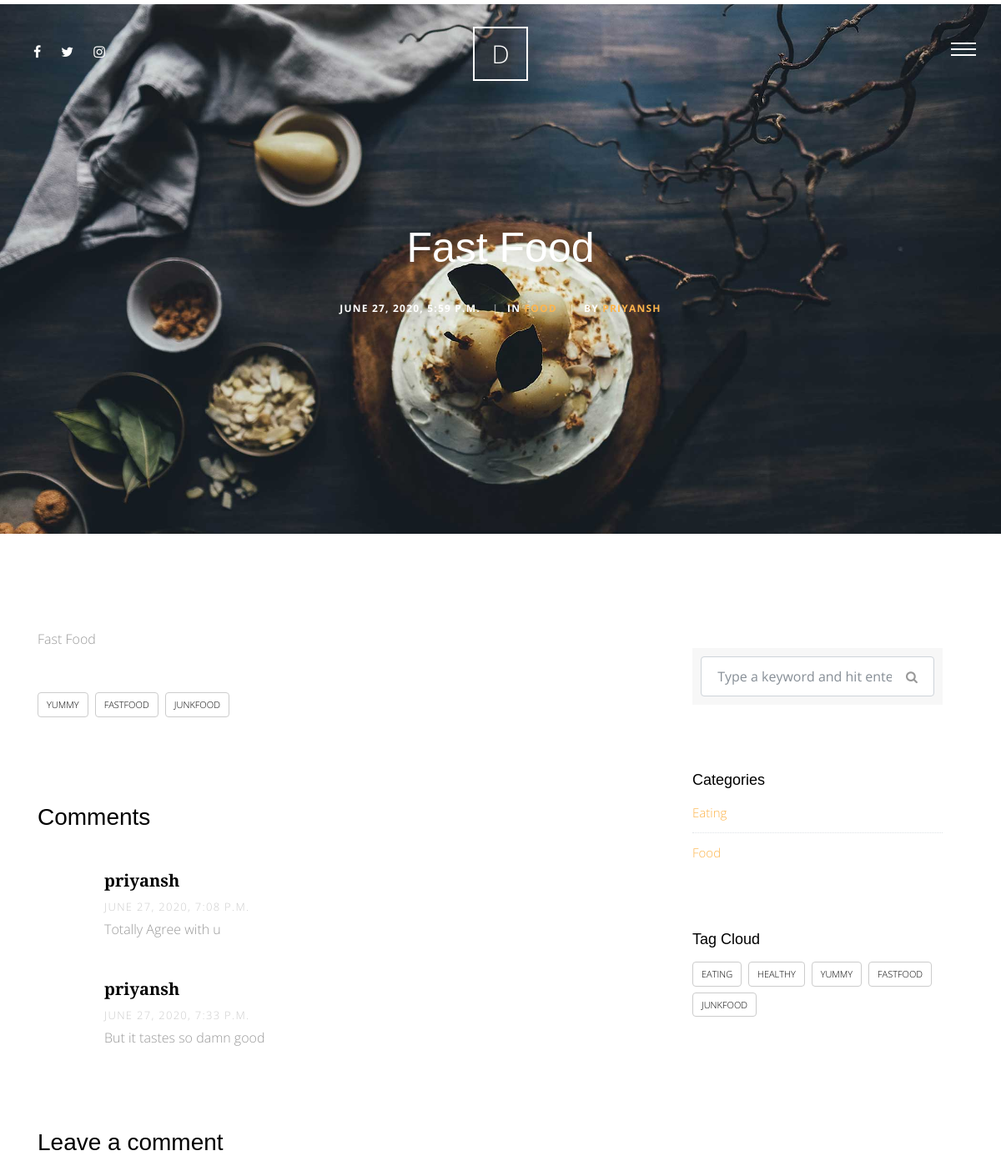
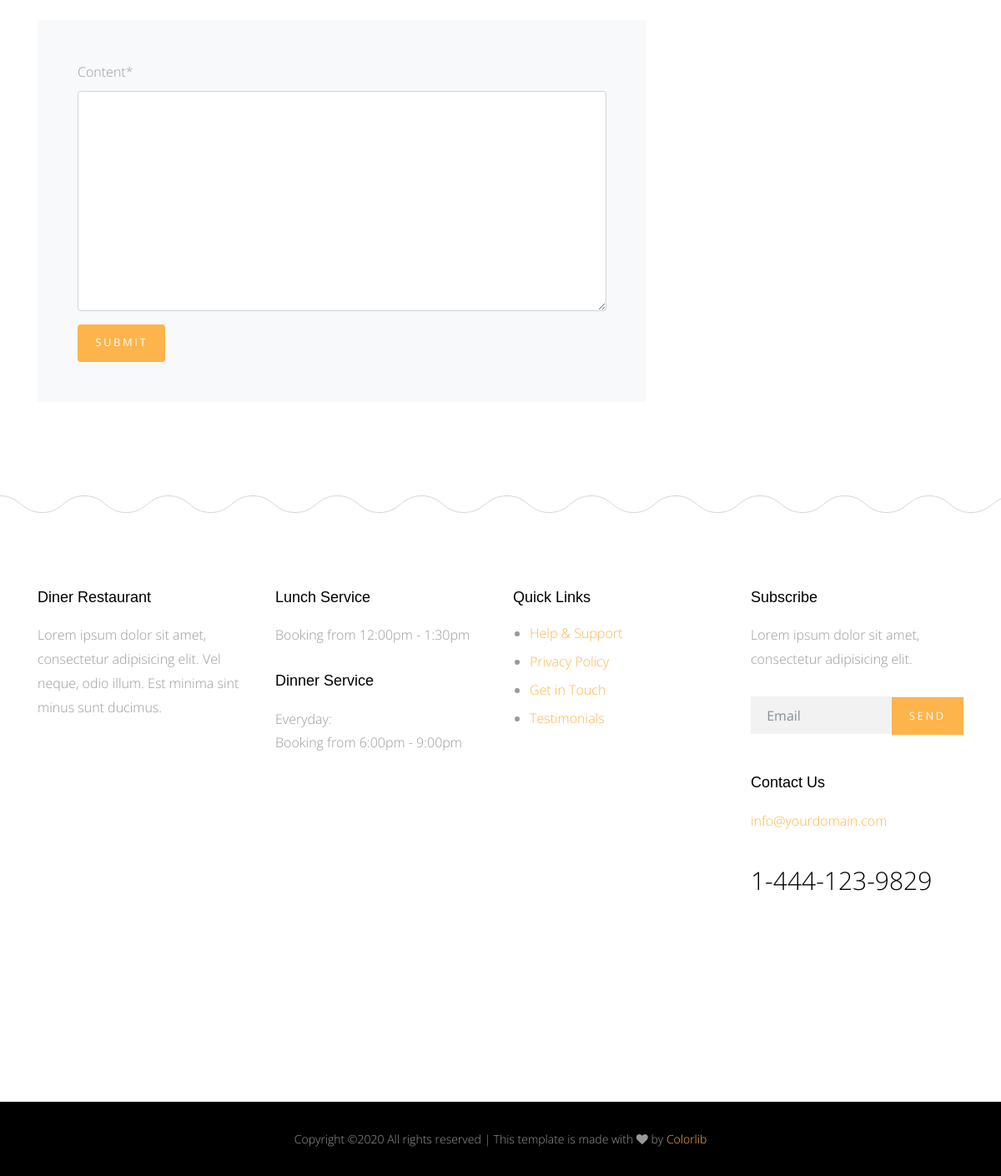
Page /blog/2 on the committed database (2 pictures, top to bottom).
### blog/models.py (models this page shows, shortened)
class Post(models.Model):
  title  = models.CharField(max_length=50)
  content = models.TextField(max_length=500)
  created = models.DateTimeField(default= timezone.now)
  author = models.ForeignKey(User,on_delete=models.CASCADE)
  image = models.ImageField(upload_to='blog',blank=True,null=True)
  category = models.ForeignKey('Category',null=True,on_delete=models.SET_NULL)
  tags = TaggableManager(blank=True)
  def __str__(self):
    return self.title
  class Meta:
        verbose_name = 'post'
        verbose_name_plural = 'posts'

class Category(models.Model) :
  category_name = models.CharField(max_length=50 )
  def __str__(self):
    return self.category_name
  class Meta:
        verbose_name = 'category'
        verbose_name_plural = 'categories'

class Comment(models.Model):
  user = models.ForeignKey(User,on_delete=models.CASCADE)
  post = models.ForeignKey(Post,on_delete=models.CASCADE)
  content = models.TextField()
  created =  models.DateTimeField(default=timezone.now)

### blog/views.py (the view, shortened to what this page needs)
# urls.py: path('<int:id>', views.post_detail, name='post_detail'),
def post_detail(request, id):
    post_detail = Post.objects.get(id=id)
    categories = Category.objects.all()
    all_tags = Tag.objects.all()
    comments = Comment.objects.filter(post=post_detail)
    comment_form = CommentForm()
    context = {
        'post_detail': post_detail,
        'categories': categories,
        'all_tags':all_tags,
        'comments':comments,
        'comment_form':comment_form,
    }
    return render(request, 'blog/post_detail.html', context)

### blog/forms.py
class CommentForm(forms.ModelForm):
    class Meta:
        model = Comment
        fields = ['content']

### blog/templates/blog/post_detail.html (shortened to what this page needs)
{% extends 'base.html' %} {% load crispy_forms_tags %} {% load static %} {% block content %}
<div class="main-wrap">
  <div class="cover_1 cover_sm">
    <div
      class="img_bg"
      style="background-image: url({% static 'img/slider-1.jpg' %})"
      data-stellar-background-ratio="0.5"
    >
      <div class="container">
        <div class="row align-items-center justify-content-center">
          <div class="col-md-7 text-center" data-aos="fade-up">
            <h2 class="heading mb-4">
              {{post_detail}}
            </h2>
            <div class="post-info">
              <div class="date-info">{{post_detail.created}}</div>
              <div class="category-info">
                <span class="seperator">|</span>In
                <a
                  href="#"
                  data-title="View all posts in Lifestyle"
                  title="View all posts in Lifestyle"
                  >{{post_detail.category}}</a
                >
              </div>
              <div class="author-info">
                <span class="seperator">|</span>By <a href="#">{{post_detail.author}}</a>
              </div>
            </div>
          </div>
        </div>
      </div>
    </div>
  </div>
  <div class="section">
    <div class="container">
      <div class="row">
        <div class="col-md-8">
          <p>
            {{post_detail.title}}
          </p>
          <div class="tag-widget post-tag-container mb-5 mt-5">
            <div class="tagcloud">
              {% for tag in post_detail.tags.all %}
              <a href="{% url 'blog:post_by_tag' tag %}" class="tag-cloud-link">{{tag.name}}</a>
              {% endfor %}
            </div>
          </div>
          <div class="pt-5 mt-5">
            <h3 class="mb-5">Comments</h3>
            <ul class="comment-list">
              {% for comment in comments %}
                <li class="comment">
                  <div class="comment-body">
                    <h3><strong>{{comment.user}}</strong></h3>
                    <div class="meta">{{comment.created}}</div>
                    <p>
                    {{comment.content}}
                    </p>
                  </div>
                </li>
              {% endfor %}
            </ul>
            <div class="comment-form-wrap pt-5">
              <h3 class="mb-5">Leave a comment</h3>
              <form action="#" method="POST" class="p-5 bg-light">
                {{comment_form|crispy}}
                <button type="submit" class="btn btn-primary">Submit</button>
              </form>
            </div>
          </div>
        </div>
        <div class="col-md-4 sidebar">
          <div class="sidebar-box">
            <form action="{% url 'blog:post_list' %}" method="GET" class="search-form">
              <div class="form-group">
                <span class="icon fa fa-search"></span>
                <input
                  type="text"
                  class="form-control"
                  name='q'
                  value="{{request.Get.q}}""
                  placeholder="Type a keyword and hit enter"
                />
              </div>
            </form>
          </div>
          <div class="sidebar-box">
            <div class="categories">
              <h3>Categories</h3>
              {% for category in categories %}
              <li>
                <a href="{% url 'blog:post_by_category' category %}">{{category}}</a>
              </li>
              {% endfor %}
            </div>
          </div>
          <div class="sidebar-box">
            <h3>Tag Cloud</h3>
            <div class="tagcloud">
              {% for tag in all_tags %}
              <a href="{% url 'blog:post_by_tag' tag %}" class="tag-cloud-link">{{tag}}</a>
              {% endfor %}
            </div>
          </div>
        </div>
      </div>
    </div>
  </div>
</div>
{% endblock content %}

### static/css/style.css (style rules this page uses)
html { overflow-x: hidden; }
body { background: #fff; font-family: "Open Sans", cursive; font-size: 16px; line-height: 1.8; font-weight: 300; color: #999999; }
a { -webkit-transition: .3s all ease; -o-transition: .3s all ease; transition: .3s all ease; text-decoration: none; }
h1, h2, h3, h4, h5 { color: #000; font-family: "Playfair Display", Arial, sans-serif; }
.btn, .form-control { outline: none; }
textarea.form-control { height: inherit; }
.btn { font-size: 13px; text-transform: uppercase; letter-spacing: .2em; }
.btn.btn-primary { color: #fff; border-width: 2px; }
.section { padding: 7em 0; }
.cover_1 { position: relative; }
.cover_1 .img_bg { background-repeat: no-repeat; background-size: cover !important; background-position: center center; }
.cover_1 .img_bg, .cover_1 .img_bg > .container > .row { min-height: 700px; height: 100vh; }
.cover_1.cover_sm .img_bg, .cover_1.cover_sm .img_bg > .container > .row { min-height: 600px; height: 80vh; }
.cover_1 .heading { color: white; font-weight: 300; font-size: 30px; line-height: 1.5; }
@media (min-width: 768px) { .cover_1 .heading { font-size: 50px; line-height: 1.5; } }
.post-info { font-size: 12px; text-transform: uppercase; font-weight: bold; color: #fff; letter-spacing: .1em; }
.post-info > div { display: inline-block; }
.post-info > div .seperator { display: inline-block; margin: 0 10px; opacity: .5; }
.tagcloud a { text-transform: uppercase; display: inline-block; padding: 4px 10px; margin-bottom: 7px; margin-right: 4px; border-radius: 4px; color: #000; border: 1px solid #ccc; font-size: 11px; }
.comment-form-wrap { clear: both; }
.comment-list { padding: 0; margin: 0; }
.comment-list li { padding: 0; margin: 0 0 30px 0; float: left; width: 100%; clear: both; list-style: none; }
.comment-list li .comment-body { float: right; width: calc(100% - 80px); }
.comment-list li .comment-body h3 { font-size: 20px; }
.comment-list li .comment-body .meta { text-transform: uppercase; font-size: 13px; letter-spacing: .1em; color: #ccc; }
.search-form { background: #f7f7f7; padding: 10px; }
.search-form .form-group { position: relative; }
.search-form .form-group input { padding-right: 50px; }
.search-form .icon { position: absolute; top: 50%; right: 20px; -webkit-transform: translateY(-50%); -ms-transform: translateY(-50%); transform: translateY(-50%); }
.sidebar-box { margin-bottom: 30px; padding: 25px; font-size: 15px; width: 100%; float: left; background: #fff; }
.sidebar-box *:last-child { margin-bottom: 0; }
.sidebar-box h3 { font-size: 18px; margin-bottom: 15px; }
.categories li, .sidelink li { position: relative; margin-bottom: 10px; padding-bottom: 10px; border-bottom: 1px dotted #dee2e6; list-style: none; }
.categories li:last-child, .sidelink li:last-child { margin-bottom: 0; border-bottom: none; padding-bottom: 0; }
.categories li a, .sidelink li a { display: block; }

### rows in the picture
Post: title "Fast Food", created "JUNE 27, 2020, 5:59 P.M.", category "FOOD", author "PRIYANSH"
Tag: name "YUMMY"
Tag: name "FASTFOOD"
Tag: name "JUNKFOOD"
Comment: user "priyansh", created "JUNE 27, 2020, 7:08 P.M.", content "Totally Agree with u"
Comment: user "priyansh", created "JUNE 27, 2020, 7:33 P.M.", content "But it tastes so damn good"
Category: category_name "Eating"
Category: category_name "Food"
Tag: name "EATING"
Tag: name "HEALTHY"
